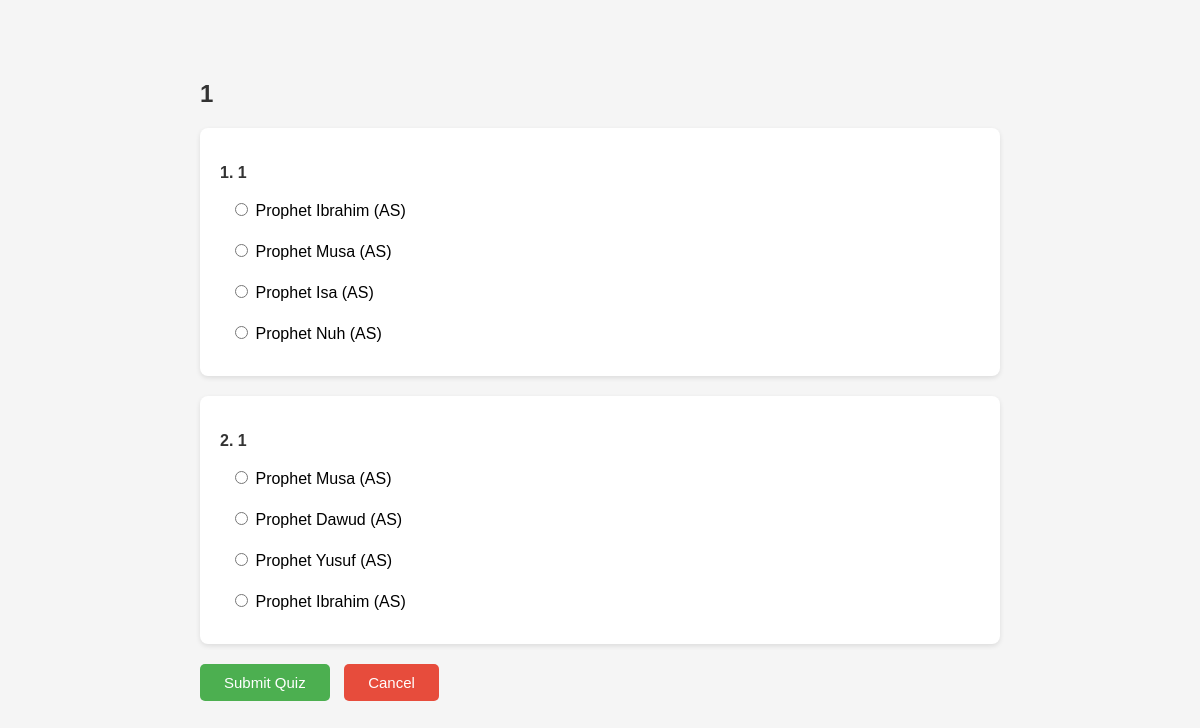
The app's page /take_quiz/1 with its own data.
### tables this page shows
CREATE TABLE Quiz (
    quiz_ID INTEGER PRIMARY KEY AUTOINCREMENT,
    lesson_ID INTEGER,
    title VARCHAR(250) NOT NULL,
    FOREIGN KEY (lesson_ID) REFERENCES Lessons(lesson_ID) ON DELETE CASCADE
);

CREATE TABLE Questions (
    question_ID  INTEGER PRIMARY KEY AUTOINCREMENT,
    quiz_ID INTEGER,
    question_text TEXT NOT NULL,
    FOREIGN KEY (quiz_ID) REFERENCES Quiz(quiz_ID) ON DELETE CASCADE
);

CREATE TABLE Choices (
    choice_ID INTEGER PRIMARY KEY AUTOINCREMENT,
    question_ID INTEGER,
    choice_text VARCHAR(250) NOT NULL,
    is_correct INTEGER DEFAULT 0,
    FOREIGN KEY (question_ID) REFERENCES Questions(question_ID) ON DELETE CASCADE
);

### app.py (the view)
@app.route('/take_quiz/<int:quiz_ID>')
def take_quiz(quiz_ID):
    conn = get_db()
    cursor = conn.cursor()
    cursor.execute("SELECT * FROM Quiz WHERE quiz_ID=?", (quiz_ID,))
    quiz = cursor.fetchone()
    if not quiz:
        return "quiz not found"
    cursor.execute("SELECT * FROM Questions WHERE quiz_ID=?", (quiz_ID,))
    questions = cursor.fetchall()
    quiz_data = []
    for q in questions:
        cursor.execute("SELECT * FROM Choices WHERE question_ID=?", (q[0],))
        choices = cursor.fetchall()
        quiz_data.append((q, choices))
    conn.close()
    return render_template('take_quiz.html', quiz=quiz, quiz_data=quiz_data)

### app.py (called while the page is built)
def get_db():
    conn = sqlite3.connect(DB_NAME)
    conn.execute("PRAGMA foreign_keys = ON")  #this enforces FK constraints
    return conn

### templates/take_quiz.html (shortened to what this page needs)
<!DOCTYPE html>
<html>
<head>
</head>
<body>
<h2>{{ quiz[1] }}</h2>
<form method="POST" action="/submit_quiz/{{ quiz[0] }}">
    {% for q, answers in quiz_data %}
    <div class="question-box">
        <p>{{ loop.index }}. {{ q[1] }}</p>
        {% for a in answers %}
        <label>
            <input type="radio" name="question_{{ q[0] }}" value="{{ a[0] }}">
            {{ a[2] }}
        </label>
        {% endfor %}
    </div>
    {% endfor %}
    <button class="btn-submit" type="submit">Submit Quiz</button>
    <a class="btn-cancel" href="/lessons">Cancel</a>
</form>
</body>
</html>

### templates/take_quiz.html (style rules this page uses)
body { font-family: Arial, sans-serif; max-width: 800px; margin: 40px auto; background-color: #f5f5f5; padding: 20px; }
h2 { color: #333; }
.question-box { background: white; border-radius: 8px; padding: 20px; margin-bottom: 20px; box-shadow: 0 2px 5px rgba(0,0,0,0.1); }
.question-box p { font-weight: bold; margin-bottom: 10px; color: #333; }
.question-box label { display: block; padding: 8px 10px; margin: 5px 0; border-radius: 4px; cursor: pointer; }
.btn-submit { padding: 10px 24px; background-color: #4CAF50; color: white; border: none; border-radius: 5px; font-size: 15px; cursor: pointer; }
.btn-cancel { display: inline-block; padding: 10px 24px; background-color: #e74c3c; color: white; text-decoration: none; border-radius: 5px; font-size: 15px; margin-left: 10px; }

### records on screen
Quiz: lesson_ID "1"
Questions: quiz_ID "1"
Choices: choice_text "Prophet Ibrahim (AS)"
Choices: choice_text "Prophet Musa (AS)"
Choices: choice_text "Prophet Isa (AS)"
Choices: choice_text "Prophet Nuh (AS)"
Questions: quiz_ID "1"
Choices: choice_text "Prophet Musa (AS)"
Choices: choice_text "Prophet Dawud (AS)"
Choices: choice_text "Prophet Yusuf (AS)"
Choices: choice_text "Prophet Ibrahim (AS)"
